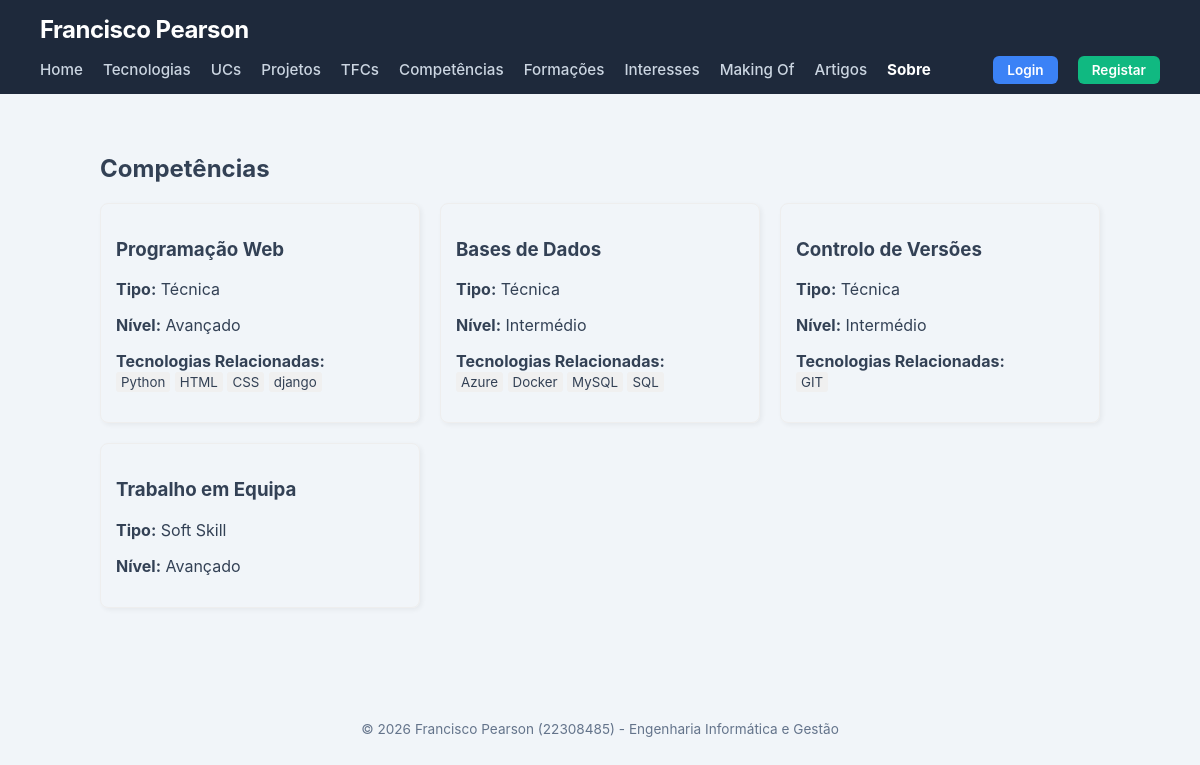
Before: /portfolio/competencias/ with the older database file.
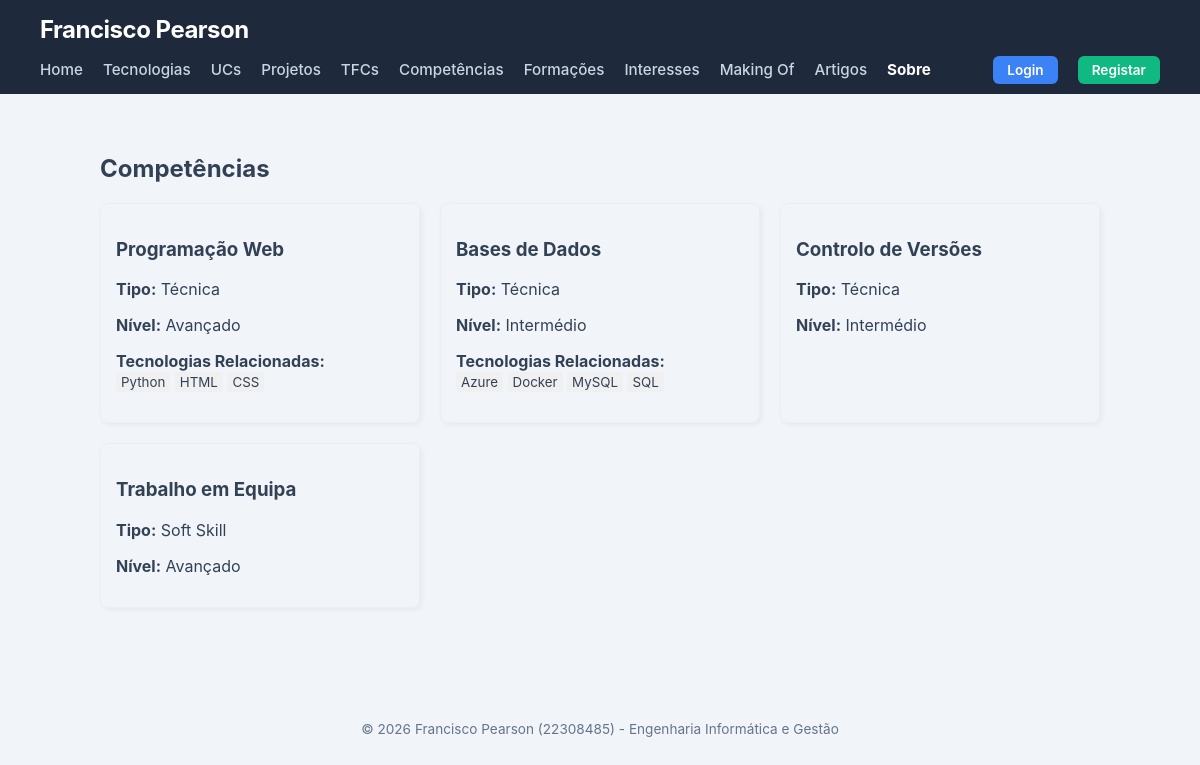
After: the same page with the newer database file.
### portfolio/models.py (models this page shows, shortened)
class Competencia(models.Model):
    NIVEL_CHOICES = [
        ('B', 'Básico'),
        ('I', 'Intermédio'),
        ('A', 'Avançado'),
    ]
    TIPO_CHOICES = [
        ('T', 'Técnica'),
        ('S', 'Soft Skill'),
    ]
    nome = models.CharField(max_length=100)
    descricao = models.TextField(blank=True)
    nivel = models.CharField(max_length=1, choices=NIVEL_CHOICES, default='B')
    tipo = models.CharField(max_length=1, choices=TIPO_CHOICES, default='T')
    tecnologias = models.ManyToManyField(Tecnologia, blank=True)
    projetos = models.ManyToManyField(Projeto, blank=True)

class Tecnologia(models.Model):
    NIVEL_CHOICES = [(i, str(i)) for i in range(1, 6)]
    nome = models.CharField(max_length=100)
    descricao = models.TextField(
        blank=True,
        help_text="O que faz, o que permite e aspetos que gostou ou não gostou."
    )
    logo = models.ImageField(upload_to='tecnologias/', blank=True, null=True)
    url_oficial = models.URLField(blank=True)
    nivel_interesse = models.IntegerField(choices=NIVEL_CHOICES, default=3)
    tipo = models.ForeignKey(
        TipoTecnologia,
        on_delete=models.SET_NULL,
        null=True,
        blank=True,
        related_name="tecnologias"
    )

### portfolio/views.py (the view)
# urls.py: path('competencias/', views.competencias_view, name='competencias'),
def competencias_view(request):
    competencias = Competencia.objects.prefetch_related('tecnologias', 'projetos').all()
    return render(request, 'portfolio/competencias.html', {'competencias': competencias})

### portfolio/templates/portfolio/competencias.html (shortened to what this page needs)
{% extends 'portfolio/base.html' %}
{% block content %}
<section>
    <h2>Competências</h2>
    <div style="display: grid; grid-template-columns: repeat(auto-fill, minmax(300px, 1fr)); gap: 20px;">
        {% for competencia in competencias %}
            <article style="border: 1px solid #eee; padding: 15px; border-radius: 8px; box-shadow: 2px 2px 5px rgba(0,0,0,0.05);">
                <h3>{{ competencia.nome }}</h3>
                <p><strong>Tipo:</strong> {{ competencia.get_tipo_display }}</p>
                <p><strong>Nível:</strong> {{ competencia.get_nivel_display }}</p>
                {% if competencia.tecnologias.all %}
                <p><strong>Tecnologias Relacionadas:</strong><br>
                    {% for tech in competencia.tecnologias.all %}
                        <small style="background: #f0f0f0; padding: 2px 5px; border-radius: 3px;">{{ tech.nome }}</small>
                    {% endfor %}
                </p>
                {% endif %}
            </article>
        {% empty %}
            <p>Ainda não foram registadas competências.</p>
        {% endfor %}
    </div>
</section>
{% endblock %}

Changed rows visible on the page:
removed Tecnologia: nome "django", shown under Competencia "Programação Web"
removed Tecnologia: nome "GIT", shown under Competencia "Controlo de Versões"
shown differently, row unchanged: Competencia "Controlo de Versões": no longer shows "Tecnologias Relacionadas:"
